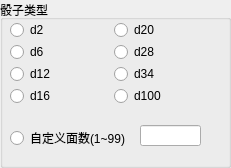
   <widget class="QGroupBox" name="group_diceType">
    <property name="geometry">
     <rect>
      <x>720</x>
      <y>10</y>
      <width>231</width>
      <height>168</height>
     </rect>
    </property>
    <property name="title">
     <string>骰子类型</string>
    </property>
    <widget class="QRadioButton" name="radioButton_d100">
     <property name="geometry">
      <rect>
       <x>114</x>
       <y>88</y>
       <width>47</width>
       <height>16</height>
      </rect>
     </property>
     <property name="text">
      <string>d100</string>
     </property>
    </widget>
    <widget class="QRadioButton" name="radioButton_d28">
     <property name="geometry">
      <rect>
       <x>114</x>
       <y>44</y>
       <width>41</width>
       <height>16</height>
      </rect>
     </property>
     <property name="text">
      <string>d28</string>
     </property>
    </widget>
    <widget class="QRadioButton" name="radioButton_d34">
     <property name="geometry">
      <rect>
       <x>114</x>
       <y>66</y>
       <width>41</width>
       <height>16</height>
      </rect>
     </property>
     <property name="text">
      <string>d34</string>
     </property>
    </widget>
    <widget class="QRadioButton" name="radioButton_d2">
     <property name="geometry">
      <rect>
       <x>10</x>
       <y>22</y>
       <width>35</width>
       <height>16</height>
      </rect>
     </property>
     <property name="text">
      <string>d2</string>
     </property>
    </widget>
    <widget class="QRadioButton" name="radioButton_d6">
     <property name="geometry">
      <rect>
       <x>10</x>
       <y>44</y>
       <width>35</width>
       <height>16</height>
      </rect>
     </property>
     <property name="text">
      <string>d6</string>
     </property>
    </widget>
    <widget class="QRadioButton" name="radioButton_d12">
     <property name="geometry">
      <rect>
       <x>10</x>
       <y>66</y>
       <width>41</width>
       <height>16</height>
      </rect>
     </property>
     <property name="text">
      <string>d12</string>
     </property>
    </widget>
    <widget class="QRadioButton" name="radioButton_d16">
     <property name="geometry">
      <rect>
       <x>10</x>
       <y>88</y>
       <width>41</width>
       <height>16</height>
      </rect>
     </property>
     <property name="text">
      <string>d16</string>
     </property>
    </widget>
    <widget class="QRadioButton" name="radioButton_d20">
     <property name="geometry">
      <rect>
       <x>114</x>
       <y>22</y>
       <width>41</width>
       <height>16</height>
      </rect>
     </property>
     <property name="text">
      <string>d20</string>
     </property>
    </widget>
    <widget class="QRadioButton" name="radioButton_customSides">
     <property name="geometry">
      <rect>
       <x>10</x>
       <y>130</y>
       <width>121</width>
       <height>16</height>
      </rect>
     </property>
     <property name="text">
      <string>自定义面数(1~99)</string>
     </property>
    </widget>
    <widget class="QLineEdit" name="lineEdit_customDiceSides">
     <property name="geometry">
      <rect>
       <x>140</x>
       <y>125</y>
       <width>61</width>
       <height>21</height>
      </rect>
     </property>
     <property name="maxLength">
      <number>2</number>
     </property>
    </widget>
   </widget>
